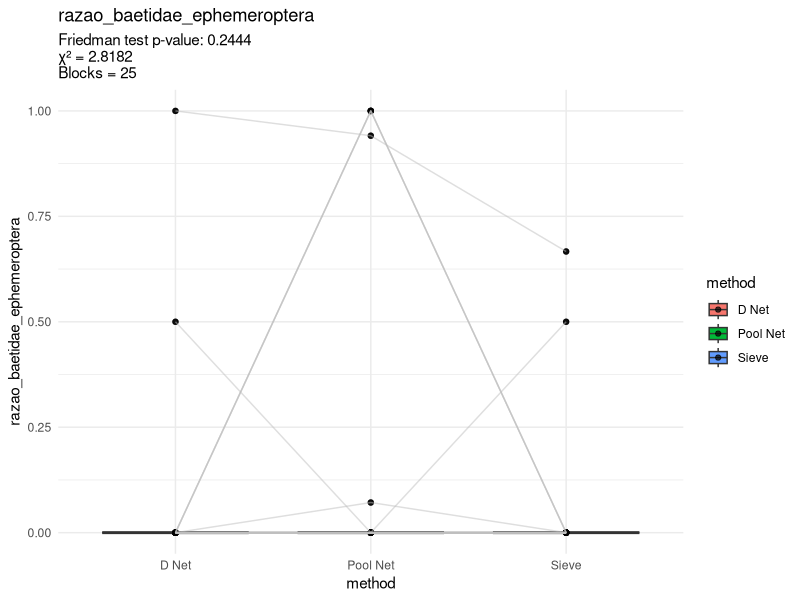
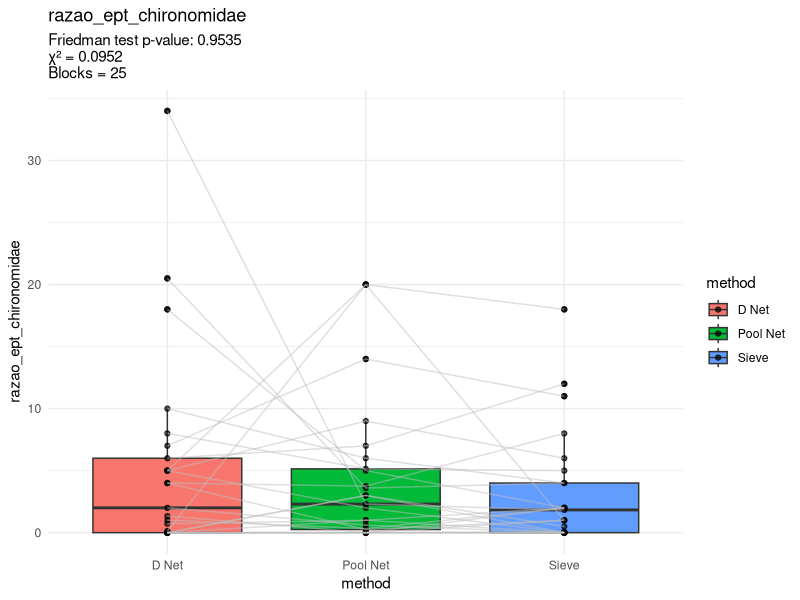
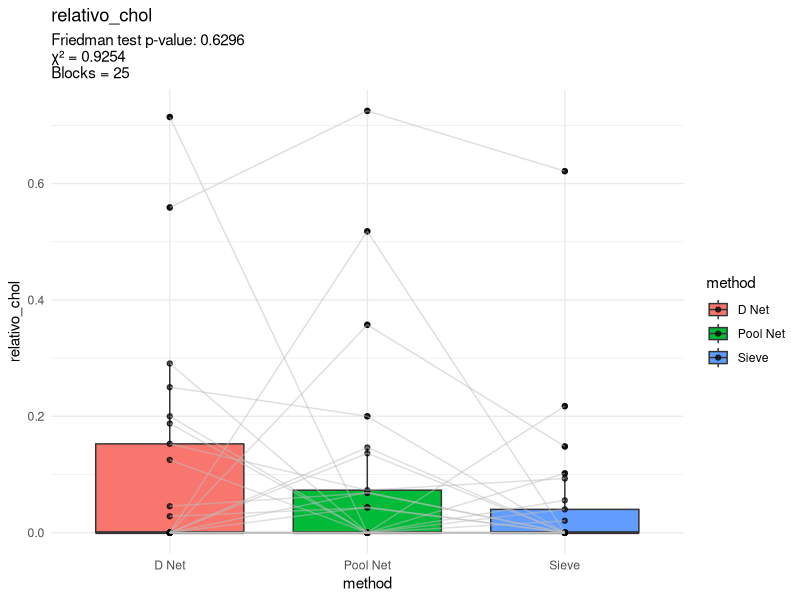
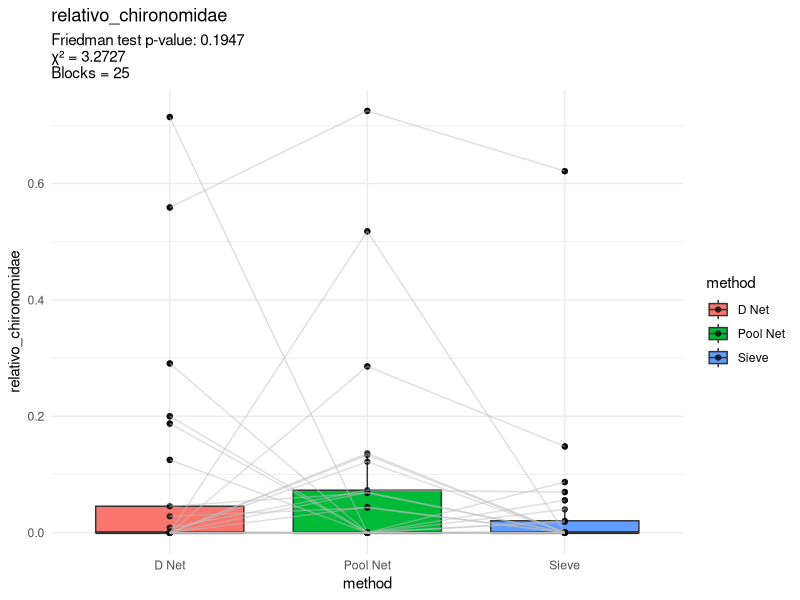
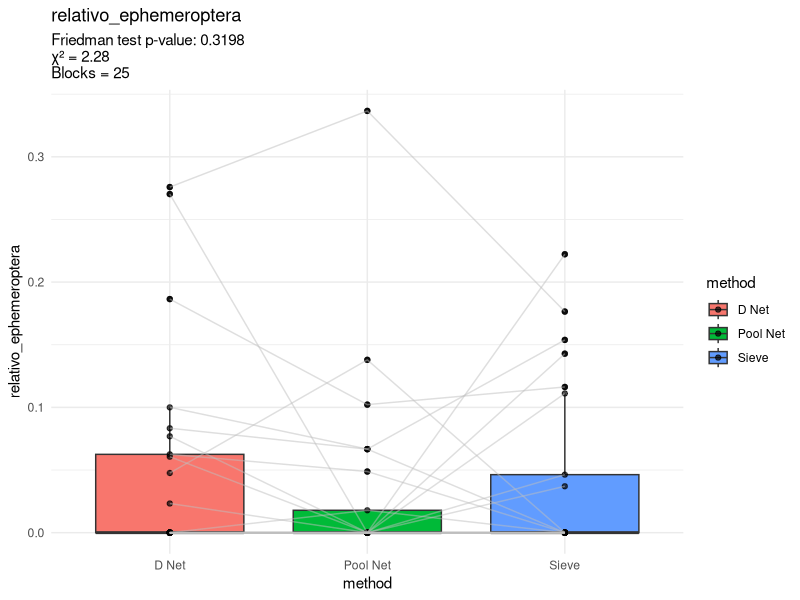
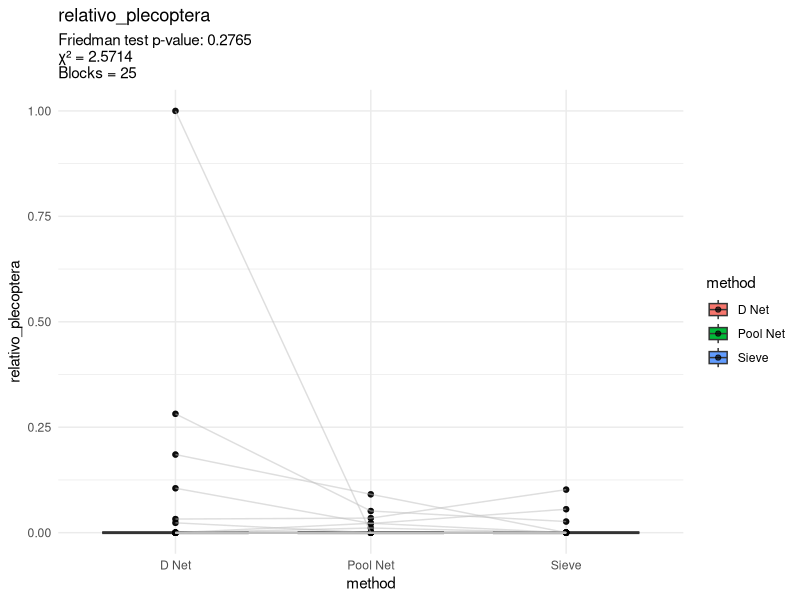
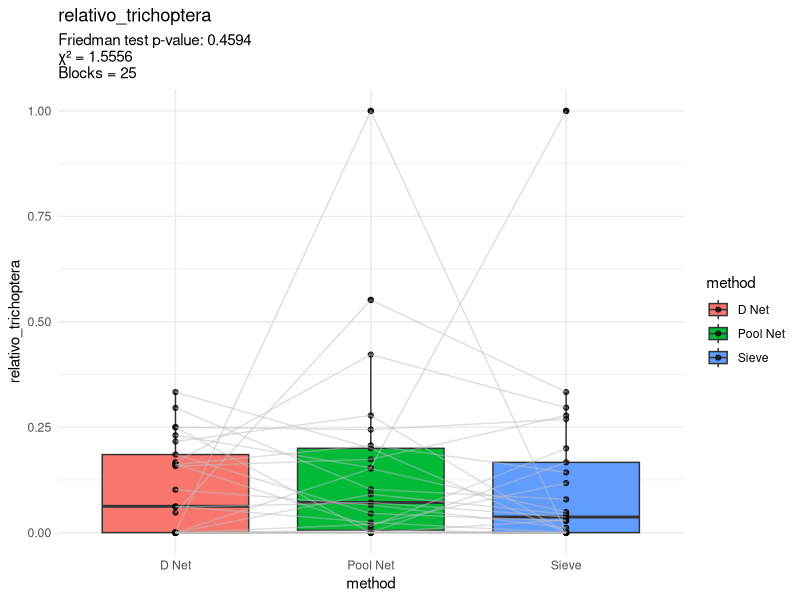
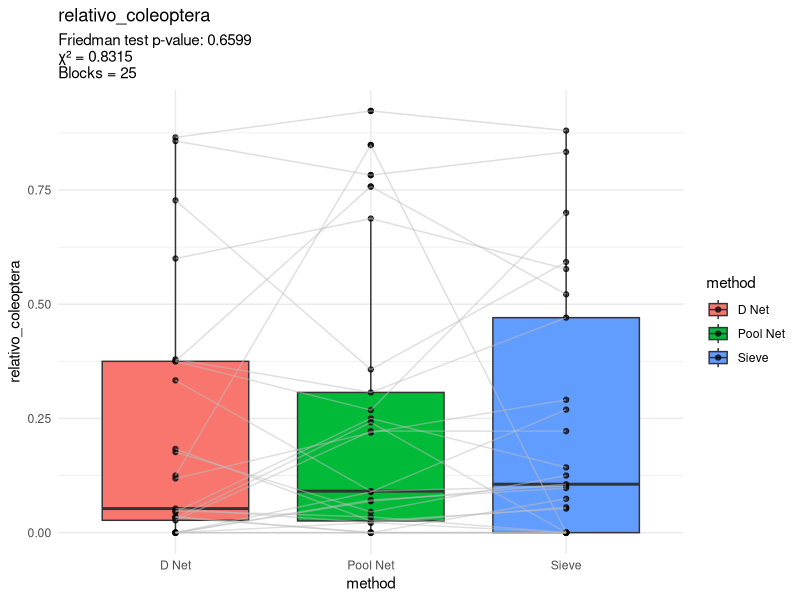

These figures' R source, in order: (Note: this script raises an error after producing the figures.)
library(tidyverse)

################################## Configurações ###############################
set.seed(1994)
metodos_de_amostragem <- c("D Net", "Pool Net", "Sieve")
rios <- c("rio_bebedouro", "rio_da_barra", "rio_mutuca")
amostras_descartadas <- c("RiodaBarra-P1")


# Renomear os índices
nomes_indices <- c(
  total_macroinvertebrados = "Abundância",
  riqueza_familias = "S' famílias"
)


pasta_figuras <- "figuras/cap1/comparacao_redes/friedman_wilcoxon/"
if (!dir.exists(pasta_figuras)) {
  dir.create(pasta_figuras, recursive = TRUE)
}

pasta_tabelas <- "tabelas/cap1/comparacao_redes/friedman_wilcoxon/"
if (!dir.exists(pasta_tabelas)) {
  dir.create(pasta_tabelas, recursive = TRUE)
}

################################## Carregar dados ##############################
indices_df_raw <- read_csv("dados/processado/matriz_indices_imaturos_piata.csv")

############################## Pre-processamento ###############################
vetor_respostas <- indices_df_raw %>%
  select(-(campanha:method)) %>%
  names()

indices_df <- indices_df_raw %>%
  filter(rio %in% rios) %>%
  filter(!locality_name %in% amostras_descartadas) %>%
  filter(method %in% metodos_de_amostragem) %>%
  mutate("coluna_id" = paste0(rio, "_", locality_name, "_", campanha)) #%>%
  #filter(!coletor_recolhedor_proporcao > 0.4)

################################ Processamento #################################
list_of_plots <- list()
for (i in vetor_respostas) {
  print(paste("Analisando redes para índice:", i))
  
  
  dados_filtrados <- indices_df %>%
    select(coluna_id, method, i) %>%
    pivot_wider(names_from = method, values_from = i) %>%
    filter(if_all(c(`D Net`, `Pool Net`, `Sieve`), is.finite))
  
  dados_filtrados_long <- dados_filtrados %>%
    pivot_longer(
      cols = c("D Net", "Pool Net", "Sieve"),
      names_to = "method",
      values_to = i
    )

  # Friedman test
  friedman_test_result <- friedman.test(
    as.formula(paste(i, "~ method | coluna_id")),
    data = dados_filtrados_long
  )


  plot <- ggplot(
    dados_filtrados_long,
    aes(x = method, y = !!sym(i), fill = method)
  ) +
    theme_minimal() +
    geom_boxplot() +
    geom_point(alpha = 0.7) +
    geom_line(aes(group = coluna_id), color = "gray", alpha = 0.5) +
    labs(
      title = i,
      subtitle = paste0(
        "Friedman test p-value: ", round(friedman_test_result$p.value, 4),
        "\n",
        "χ² = ", round(friedman_test_result$statistic, 4),
        "\n",
        "Blocks = ", nrow(dados_filtrados)
        
      )
    )
  
  ggsave(
    filename = paste0(pasta_figuras, i, ".png"),
    plot = plot,
    width = 8,
    height = 6
  )

}

################################### Post roc ###################################

for (i in vetor_respostas) {
  print(paste("Analisando redes (post-hoc) para índice:", i))

  if (i == "coletor_recolhedor_proporcao") {
    indices_df <- indices_df %>%
      filter(!coletor_recolhedor_proporcao > 0.4)
  }
  
  dados_filtrados <- indices_df %>%
    select(coluna_id, method, i) %>%
    pivot_wider(names_from = method, values_from = i)
  
  dados_filtrados_long <- dados_filtrados %>%
    pivot_longer(
      cols = c("D Net", "Pool Net", "Sieve"),
      names_to = "method",
      values_to = i
    )
  
  tabela_post_hoc <- pairwise.wilcox.test(
    dados_filtrados_long[[i]],
    dados_filtrados_long$method,
    p.adjust.method = "bonferroni",
    paired = TRUE
  )
  write_csv(
    as.data.frame(tabela_post_hoc$p.value) %>%
      rownames_to_column(var = "method1"),
    paste0(pasta_tabelas,  "wilxox_matrix_", i, ".csv")
  )
}
